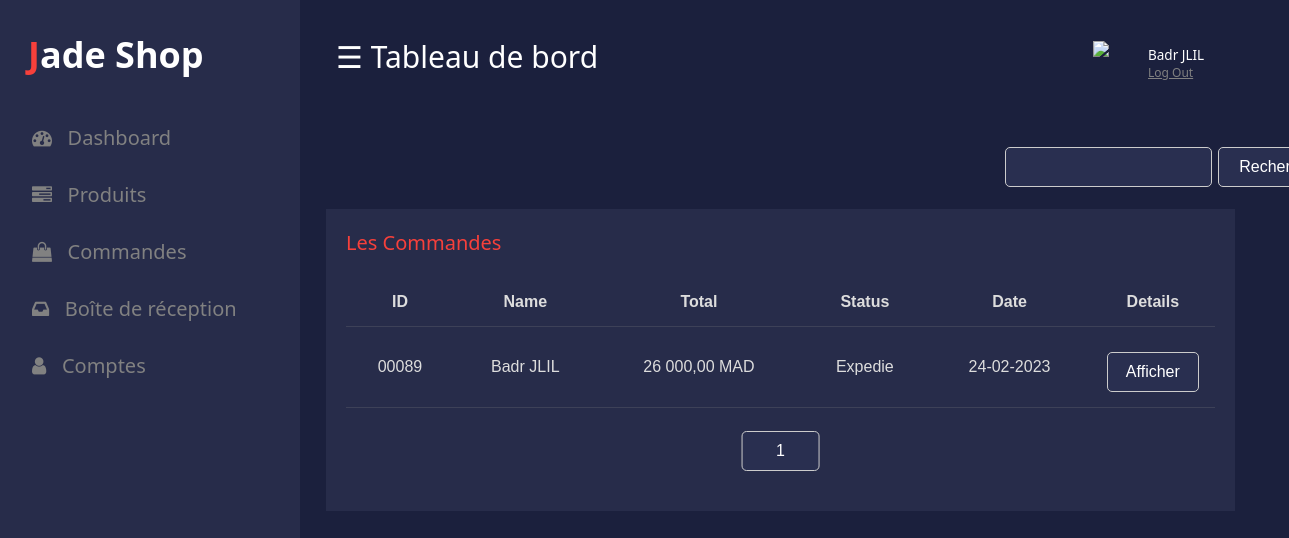
Screenshot of /admin/orders.php (signed in) with the database file from the repository.
### tables this page shows
CREATE TABLE `clients` (
  `idClient` int(11) NOT NULL AUTO_INCREMENT,
  `prenom` varchar(10) NOT NULL,
  `nom` varchar(10) NOT NULL,
  `email` varchar(35) NOT NULL,
  `password` varchar(20) NOT NULL,
  `type` varchar(15) NOT NULL DEFAULT 'Utilisateur',
  PRIMARY KEY (`idClient`),
  UNIQUE KEY `email` (`email`)
);

CREATE TABLE `commandes` (
  `num` int(11) NOT NULL AUTO_INCREMENT,
  `idClient` int(11) NOT NULL,
  `date` timestamp NOT NULL DEFAULT current_timestamp() ON UPDATE current_timestamp(),
  `status` varchar(10) NOT NULL DEFAULT 'En attente',
  `adresse_id` int(11) NOT NULL,
  `prix_total` float NOT NULL,
  PRIMARY KEY (`num`),
  KEY `client` (`idClient`),
  CONSTRAINT `client` FOREIGN KEY (`idClient`) REFERENCES `clients` (`idClient`) ON DELETE CASCADE ON UPDATE CASCADE
);

### admin/orders.php (the view, shortened to what this page needs)
<?php
  require_once("../connexion.php");
  if(isset($_GET['lpage'])){
    $lpage=$_GET['lpage'];
  }else{
    $lpage=0;
  }
  if(isset($_GET['keyword'])){
    $keyword=$_GET['keyword'];
    $sql="SELECT  c.num, cl.prenom, c.date, cl.nom, c.status, c.prix_total FROM Commandes c, Clients cl WHERE c.idClient = cl.idClient AND (cl.nom like '%$keyword%' OR cl.prenom LIKE '%$keyword%' OR c.num LIKE '%$keyword%') GROUP BY c.num ORDER BY num DESC";
  }else{
    $sql="SELECT  c.num, cl.prenom, c.date, cl.nom, c.status, c.prix_total FROM Commandes c, Clients cl WHERE c.idClient = cl.idClient ORDER BY num DESC";
  }
  $articles_query=mysqli_query($connexion,$sql);
?>
<!Doctype HTML>
<html>
<head>
	<link rel="stylesheet" href="../css/dashboard.css" type="text/css"/>
	<link rel="stylesheet" href="https://cdnjs.cloudflare.com/ajax/libs/font-awesome/4.7.0/css/font-awesome.min.css">
</head>
<body>
<?php include '../comp/admin_header.php';  ?>
<div id="searchbar" >
        <form action="" action="get">
          <div style="display:inline-block;"><input type="text" name="keyword" value="<?php echo $keyword?>"></div>
          <div style="display:inline-block;"><input id="search-btn" type="submit" value="Rechercher"></div>
        </form>
</div>
<br>
<div class="box-8">
		<div class="content-box">
			<p>Les Commandes</p>
			<br/>
      <table>
        <tr>
          <th>ID</th>
          <th>Name</th>
          <th>Total</th>
          <th>Status</th>
          <th>Date</th>
          <th>Details</th>
        </tr>
        <?php
        $orders=mysqli_fetch_all($articles_query,MYSQLI_ASSOC);
        $nbr= count($orders);
        $start=$lpage*8;
        for ($i = $start; $i < $nbr; $i++) {
              ?>
              <tr <?php  if($orders[$i]['status'] == "En attente"){ echo "style='background-color: #ec7e0020'";} ?>>
                <td><?php echo sprintf('%05d', $orders[$i]['num']);  ?></td>
                <td><?php echo $orders[$i]['prenom'] . " " . $orders[$i]['nom'] ?></td>
                <td><?php echo number_format($orders[$i]['prix_total'], 2, ',', ' ')  . " MAD" ?></td>
                <td><?php echo $orders[$i]['status'] ?></td>
                <td><?php echo date("d-m-Y", strtotime($orders[$i]['date']))   ?></td>
                <td><button onclick="window.location.href='order.php?num=<?php echo $orders[$i]['num'] ?>'">Afficher</button></td>
              </tr>
              <?php
              }
              ?>
      </table>
      <div style="display:flex; width :10%; margin-left:50%; transform: translate(-50%, -50%);">
      <?php
        for($j=0;$j<(ceil($nbr/8));$j++){
          echo '<button style="margin :0% 5%" onclick="window.location.href=\'orders.php?';
          if(isset($_GET['keyword'])){
            echo "keyword=" . $keyword . "&";
          }
          echo "lpage=" . $j . "'\">" . $j+1 . "</button>";
        }
      ?>
      </div>
		</div>
	</div>
	</div>
</body>
</html>

### comp/admin_header.php (shortened to what this page needs)
<?php
if(isset($_SESSION['user_id'])){
  $user_id = $_SESSION['user_id'];
  $sql="SELECT prenom, nom FROM Clients WHERE idClient = $user_id AND type = 'Administrateur'";
  $query_user=mysqli_query($connexion,$sql);
  $user=mysqli_fetch_assoc($query_user);
}else{
  header("location:login.php");
}
?>
<div id="mySidenav" class="sidenav">
	<p class="logo"><span>J</span>ade Shop</p>
  <a href="index.php" class="icon-a"><i class="fa fa-dashboard icons"></i> &nbsp;&nbsp;Dashboard</a>
  <a href="products.php" class="icon-a"><i class="fa fa-tasks icons"></i> &nbsp;&nbsp;Produits</a>
  <a href="orders.php" class="icon-a"><i class="fa fa-shopping-bag icons"></i> &nbsp;&nbsp;Commandes</a>
  <a href="inbox.php" class="icon-a"><i class="fa fa-inbox icons"></i> &nbsp;&nbsp;Boîte de réception</a>
  <a href="users.php" class="icon-a"><i class="fa fa-user icons"></i> &nbsp;&nbsp;Comptes</a>
</div>
<div id="main">
	<div class="head">
		<div class="col-div-6">
<span style="font-size:30px;cursor:pointer; color: white;" class="nav"  >&#9776; Tableau de bord</span>
</div>
	<div class="col-div-6">
	  <div class="profile">
      <img src="images/user.png" class="pro-img" />
      <p><?php echo $user['prenom'] . " " . $user['nom'] ?> <span><a style=" color:gray;" href="admin_logout.php">Log Out</a></span></p>
  </div>
  </div>
</div>
<br/>

### css/dashboard.css (style rules this page uses)
body { margin:0px; padding: 0px; background-color:#1b203d; font-family: system-ui; }
.logo { margin: 0px; margin-left: 28px; font-weight: bold; color: white; margin-bottom: 30px; }
.logo span { color: #f7403b; }
.sidenav { height: 140%; width: 300px; position: fixed; top: 0; left: 0; background-color: #272c4a; overflow: hidden; transition: 0.5s; padding-top: 30px; }
.sidenav a { padding: 15px 8px 15px 32px; text-decoration: none; font-size: 20px; color: #818181; display: block; transition: 0.3s; }
.sidenav { position: absolute; top: 0; right: 25px; font-size: 36px; }
#main { transition: margin-left .5s; padding: 16px; margin-left: 300px; }
.head { padding:20px; }
.col-div-6 { width: 50%; float: left; }
.profile { display: inline-block; float: right; width: 160px; }
.pro-img { float: left; width: 40px; margin-top: 5px; }
.profile p { color: white; font-weight: 500; margin-left: 55px; margin-top: 10px; font-size: 13.5px; }
.profile p span { font-weight: 400; font-size: 12px; display: block; color: #8e8b8b; }
.content-box { padding: 20px; }
.content-box p { margin: 0px; font-size: 20px; color: #f7403b; }
.box-8, .box-4 { width: 95%; background-color: #272c4a; height: 100%; }
.box-8 { margin-left: 10px; }
table { font-family: arial, sans-serif; border-collapse: collapse; width: 100%; margin-bottom: 5%; }
td, th { text-align: center; padding:15px; color: #ddd; border-bottom: 1px solid #81818140; }
input[type="text"],input[type="submit"],button, textarea { background-color: #292f50; padding: 10px 0px; font-size: 16px; width: 98%; border-radius: 5px; border: 1px solid #cccccc; margin-top: 10px; color: white; }
input[type="submit"],button,#edit-icon { cursor: pointer; }
#searchbar form { width: fit-content; position: relative; right: -72%; }
#search-btn { padding: 10px 20px; }

### rows the page displays
clients: prenom "Badr", nom "JLIL"
commandes: num "00089", idClient.prenom "Badr", idClient.nom "JLIL", prix_total "26 000,00", status "Expedie", date "24-02-2023"
